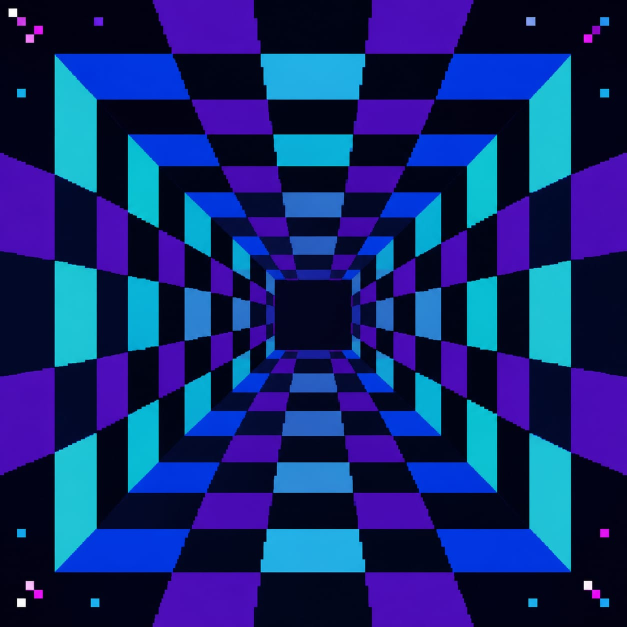
#> input picture assets/texture-sources/demo-scene-tunnel-raw.jpg, 1254 x 1254 px (shown at 1/2 size)
$ python build_demo_scene_tunnel.py
#> lines starting #> are read from the running program, lines starting #| are printed output that depends on the picture
### tools/theme_writer.py
"""Reusable writer for N64FlashcartMenu V1 theme PNG packages."""

from __future__ import annotations

import math
import struct
import zlib
from collections import namedtuple
from pathlib import Path
from typing import Iterable

from PIL import Image


WIDTH = 64
# Regions retain byte-sized origins.  A 32px texture can therefore start as
# late as row 255 and extend through row 286.
MAX_HEIGHT = 287
MAX_STATIC_WIDTH = 640
MAX_STATIC_HEIGHT = 480
NAME = 1
FAMILY = 2
COLORS = 3
BACKGROUND = 4
REGIONS = 5
TAB_GEOMETRY = 6
INTERNAL_BORDER = 7
TEXTURE_ANIMATION = 8
PARAMETER_ANIMATION = 9
TEXTURE_ORIGIN = 10

# Animation flag bits shared by Type 8 texture animation and Type 9 parameter
# animation. Combining PING_PONG | INTERPOLATE is valid; LOOP and PING_PONG
# are mutually exclusive playback modes.
ANIMATION_LOOP = 0
ANIMATION_PING_PONG = 1 << 0
ANIMATION_ONCE = 1 << 1
ANIMATION_REVERSED = 1 << 2
ANIMATION_INTERPOLATE = 1 << 3

# Rotation is expressed in radians per 60 Hz tick. Large fullscreen repeating
# fields can cause discomfort well below the format's technical ±0.25 limit,
# so authored themes use this conservative ceiling unless a future validator
# grants an explicit, reviewed exception.
COMFORTABLE_ROTATION_LIMIT = 0.001

COLOR_NAMES = (
    "background panel border text muted_text accent highlight tab_inactive "
    "tab_active shadow success warning gradient_tl gradient_tr gradient_bl gradient_br"
).split()
Palette = namedtuple("Palette", COLOR_NAMES)
ParameterFrame = namedtuple("ParameterFrame", (
    "background panel border text muted_text accent highlight tab_inactive "
    "tab_active shadow success warning gradient_tl gradient_tr gradient_bl gradient_br "
    "gradient_speed gradient_warp layer0_scale layer1_scale layer0_dx layer0_dy "
    "layer1_dx layer1_dy rotation layer0_alpha layer1_alpha layer0_texture layer1_texture"
), defaults=(None,) * 29)
Rectangle = namedtuple("Rectangle", "x y width height", defaults=(0, 0, 0, 0))
Animation = namedtuple("Animation", "frame_ticks flags columns", defaults=(0, 0, 1))
ParameterAnimation = namedtuple("ParameterAnimation", "frames animation")
PackedArtwork = namedtuple("PackedArtwork", "image rectangles")
TextureRegions = namedtuple("TextureRegions", "layer0 layer1 border",
                            defaults=(Rectangle(), Rectangle(), Rectangle()))
DualTextureBackground = namedtuple("DualTextureBackground", (
    "layer0_scale layer1_scale layer0_dx layer0_dy layer1_dx layer1_dy "
    "rotation layer0_alpha layer1_alpha"))


def _uint(value: int, bits: int, label: str) -> int:
    value = int(value)
    if not 0 <= value < 1 << bits:
        raise ValueError(f"{label} must be 0..{(1 << bits) - 1}")
    return value


def _finite(value: float, label: str) -> float:
    value = float(value)
    if not math.isfinite(value):
        raise ValueError(f"{label} must be finite")
    return value


def rgba(hex_rgb: str, alpha: int = 255) -> tuple[int, int, int, int]:
    """Create an RGBA tuple from a six-digit hexadecimal RGB string."""
    if len(hex_rgb) != 6:
        raise ValueError("RGB colors must contain exactly six hexadecimal digits")
    try:
        rgb = bytes.fromhex(hex_rgb)
    except ValueError as error:
        raise ValueError("RGB colors must contain hexadecimal digits") from error
    return (*rgb, _uint(alpha, 8, "alpha"))


def lerp_rgba(left, right, amount: float, alpha: int | None = None
              ) -> tuple[int, int, int, int]:
    """Interpolate two RGBA tuples or hex RGB strings with clamped rounding."""
    if isinstance(left, str):
        left = rgba(left)
    if isinstance(right, str):
        right = rgba(right)
    if len(left) != 4 or len(right) != 4:
        raise ValueError("interpolated colors must be RGBA tuples or hex RGB strings")
    amount = _finite(amount, "color interpolation amount")
    if not 0 <= amount <= 1:
        raise ValueError("color interpolation amount must be 0..1")
    result = tuple(round(a + (b - a) * amount) for a, b in zip(left, right))
    if alpha is not None:
        result = (*result[:3], _uint(alpha, 8, "alpha"))
    return result


def close_seams(image: Image.Image) -> Image.Image:
    """Return an RGBA image whose opposite edge pixels match exactly."""
    output = image.convert("RGBA")
    if output.width < 2 or output.height < 2:
        raise ValueError("seam closure needs an image at least 2x2 pixels")
    pixels = output.load()
    for y in range(output.height):
        value = tuple((pixels[0, y][channel] + pixels[output.width - 1, y][channel]) // 2
                      for channel in range(4))
        pixels[0, y] = pixels[output.width - 1, y] = value
    for x in range(output.width):
        value = tuple((pixels[x, 0][channel] + pixels[x, output.height - 1][channel]) // 2
                      for channel in range(4))
        pixels[x, 0] = pixels[x, output.height - 1] = value
    return output


# [21 lines left out: function quantize_fixed_palette, not called in this run]


def palette(*colors) -> Palette:
    """Build the required sixteen-color palette from RGBA tuples or hex strings."""
    if len(colors) != len(COLOR_NAMES):
        raise ValueError("a theme palette must contain sixteen colors")
    normalized = []
    for color in colors:
        if isinstance(color, str):
            color = rgba(color)
        elif len(color) == 2 and isinstance(color[0], str):
            color = rgba(*color)
        if len(color) != 4:
            raise ValueError("palette colors must be RGBA tuples")
        normalized.append(tuple(_uint(channel, 8, "color channel") for channel in color))
    return Palette(*normalized)


def colors_record(colors: Palette) -> tuple[int, bytes]:
    """Encode a sixteen-color theme palette."""
    return COLORS, b"".join(bytes(color) for color in colors)


# [5 lines left out: function decode_palette, not called in this run]


def text_record(kind: int, value: str) -> tuple[int, bytes]:
    """Encode a theme name or family."""
    if kind not in (NAME, FAMILY):
        raise ValueError("text records are only valid for name and family")
    encoded = value.encode("ascii")
    if not 1 <= len(encoded) <= 63 or b"\0" in encoded:
        raise ValueError("theme text must be 1..63 non-NUL ASCII bytes")
    return kind, encoded


# [6 lines left out: function gradient_background, not called in this run]


def static_image_background() -> tuple[int, bytes]:
    """Use the complete artwork image as a non-repeating static background."""
    return BACKGROUND, bytes((5,))


def dual_texture_background(layer0_scale: float, layer1_scale: float,
                            layer0_dx: float, layer0_dy: float,
                            layer1_dx: float, layer1_dy: float,
                            rotation: float = 0, layer0_alpha: int = 255,
                            layer1_alpha: int = 255) -> tuple[int, bytes]:
    """Encode a dual-layer UV background without exposing binary packing."""
    values = tuple(_finite(value, "texture parameter") for value in (
        layer0_scale, layer1_scale, layer0_dx, layer0_dy,
        layer1_dx, layer1_dy, rotation))
    if not all(0.015625 <= scale <= 16 for scale in values[:2]):
        raise ValueError("texture scales must be 0.015625..16")
    if not all(-4 <= velocity <= 4 for velocity in values[2:6]):
        raise ValueError("texture velocities must be -4..4")
    if not -0.25 <= values[6] <= 0.25:
        raise ValueError("texture rotation must be -0.25..0.25")
    return (BACKGROUND, bytes((1,)) + struct.pack("<7f", *values)
            + bytes((_uint(layer0_alpha, 8, "layer 0 alpha"),
                     _uint(layer1_alpha, 8, "layer 1 alpha"))))


# [13 lines left out: functions decode_dual_texture_background, texture_origin, not called in this run]


def internal_border(style: int) -> tuple[int, bytes]:
    """Select one of the built-in border styles."""
    return INTERNAL_BORDER, bytes((_uint(style, 8, "border style"),))


def texture_animations(layer0_frames: int, layer0: Animation,
                       layer1_frames: int = 0,
                       layer1: Animation = Animation()) -> tuple[int, bytes]:
    """Encode animation descriptors for the two texture layers."""
    return (TEXTURE_ANIMATION,
            _pack_animation_for_frames(layer0, layer0_frames)
            + _pack_animation_for_frames(layer1, layer1_frames))


def regions_record(regions: TextureRegions, y_offset: int = 0) -> tuple[int, bytes]:
    """Encode atlas rectangles, applying the final PNG artwork-row offset."""
    packed = bytearray()
    for rectangle in regions:
        values = (rectangle.x, rectangle.y + y_offset if rectangle.height else 0,
                  rectangle.width, rectangle.height)
        packed.extend(_uint(value, 8, "region coordinate") for value in values)
    return REGIONS, bytes(packed)


def tlv(kind: int, value: bytes) -> bytes:
    return bytes((_uint(kind, 8, "record type"),)) + struct.pack(
        "<H", _uint(len(value), 16, "record length")) + value


def _pack_animation_for_frames(animation: Animation, frame_count: int) -> bytes:
    frame_count = _uint(frame_count, 8, "frame count")
    if frame_count == 0:
        return b"\0" * 5
    columns = _uint(animation.columns, 8, "animation columns")
    frame_ticks = _uint(animation.frame_ticks, 16, "animation frame ticks")
    flags = _uint(animation.flags, 8, "animation flags")
    if flags & 0xF0 or flags & 0x03 == 0x03:
        raise ValueError("animation flags contain an unsupported playback mode")
    if frame_count == 1:
        if columns not in (0, 1) or frame_ticks or flags:
            raise ValueError("single-frame animations cannot have playback settings")
        return b"\1\0\0\0\0"
    if not columns or not frame_ticks:
        raise ValueError("multi-frame animations need columns and nonzero frame ticks")
    return struct.pack("<BBHB", frame_count, columns, frame_ticks, flags)


# [78 lines left out: functions read_metadata, record_value, replace_record, decode_regions, not called in this run]


def pack_artwork(images: Iterable[Image.Image], start_y: int = 0) -> PackedArtwork:
    """Shelf-pack images into a 64-pixel-wide transparent RGBA atlas."""
    sources = [image.convert("RGBA") for image in images]
    positions = []
    x, y, row_height = 0, start_y, 0
    for image in sources:
        if image.width > WIDTH or image.height > 255:
            raise ValueError("artwork exceeds theme PNG limits")
        if x and x + image.width > WIDTH:
            x, y, row_height = 0, y + row_height, 0
        positions.append(Rectangle(x, y, image.width, image.height))
        x += image.width
        row_height = max(row_height, image.height)
    height = y + row_height
    if height >= MAX_HEIGHT:
        raise ValueError(f"packed artwork exceeds {MAX_HEIGHT - 1} rows")
    atlas = Image.new("RGBA", (WIDTH, max(height, start_y)), (0, 0, 0, 0))
    for image, rectangle in zip(sources, positions):
        atlas.alpha_composite(image, (rectangle.x, rectangle.y))
    return PackedArtwork(atlas, tuple(positions))


def pack_after_parameters(parameter_sheet: Image.Image,
                          images: Iterable[Image.Image]) -> PackedArtwork:
    """Put parameter bytes first, then shelf-pack visible artwork below them."""
    packed = pack_artwork(images, parameter_sheet.height)
    packed.image.alpha_composite(parameter_sheet.convert("RGBA"), (0, 0))
    return packed


def _channel_bytes(channel: int, value) -> bytes:
    if channel < 16:
        packed = bytes(value)
        if len(packed) != 4:
            raise ValueError("animated colors must be RGBA tuples")
        return packed
    if channel < 25:
        value = float(value)
        if not math.isfinite(value):
            raise ValueError("animated floats must be finite")
        return struct.pack("<f", value)
    value = int(value)
    if not 0 <= value <= 255:
        raise ValueError("animated byte channels must be 0..255")
    return bytes((value,))


def pack_parameter_animation(spec: ParameterAnimation,
                             metadata_rows: int = 1
                             ) -> tuple[tuple[int, bytes], Image.Image]:
    """Encode a sparse animation and its opaque RGB parameter sheet."""
    frames = tuple(spec.frames)
    if not frames:
        raise ValueError("parameter animation needs at least one frame")
    _uint(len(frames), 8, "parameter frame count")
    _uint(metadata_rows, 8, "metadata rows")
    present = [set(i for i, value in enumerate(frame) if value is not None) for frame in frames]
    if any(channels != present[0] for channels in present[1:]):
        raise ValueError("every parameter frame must specify the same channels")
    channels = sorted(present[0])
    if not channels:
        raise ValueError("parameter animation mask cannot be empty")
    mask = sum(1 << channel for channel in channels)
    payloads = [b"".join(_channel_bytes(channel, frame[channel]) for channel in channels)
                for frame in frames]
    frame_width = (len(payloads[0]) + 2) // 3
    requested_columns = _uint(spec.animation.columns, 8, "animation columns")
    columns = min(requested_columns, WIDTH // frame_width, len(frames))
    if columns <= 0:
        raise ValueError("parameter frames do not fit the theme width")
    rows = (len(frames) + columns - 1) // columns
    sheet = Image.new("RGBA", (WIDTH, rows), (0, 0, 0, 0))
    pixels = sheet.load()
    for index, payload in enumerate(payloads):
        padded = payload.ljust(frame_width * 3, b"\0")
        origin_x = index % columns * frame_width
        origin_y = index // columns
        for x in range(frame_width):
            pixels[origin_x + x, origin_y] = (*padded[x * 3:x * 3 + 3], 255)
    animation = _pack_animation_for_frames(spec.animation._replace(columns=columns), len(frames))
    record = struct.pack("<I", mask) + bytes((0, metadata_rows, frame_width, 1)) + animation
    return (PARAMETER_ANIMATION, record), sheet


def write_theme(output: Path, records: Iterable[tuple[int, bytes]], artwork: Image.Image,
                metadata_rows: int = 1) -> None:
    records = tuple(records)
    metadata_rows = _uint(metadata_rows, 8, "metadata rows")
    if not 1 <= metadata_rows <= 4:
        raise ValueError("metadata rows must be 1..4")
    body = b"".join(tlv(kind, value) for kind, value in records) + b"\0\0\0"
    header = b"N64T" + bytes((1, metadata_rows))
    header += struct.pack("<HII", 16 + len(body), 0, zlib.crc32(body)) + body
    capacity = metadata_rows * WIDTH * 3
    if len(header) > capacity:
        raise ValueError("theme metadata exceeds its declared rows")
    header = header.ljust(capacity, b"\0")
    rgba = artwork.convert("RGBA")
    static = any(kind == BACKGROUND and value == bytes((5,)) for kind, value in records)
    max_width = MAX_STATIC_WIDTH if static else WIDTH
    max_height = MAX_STATIC_HEIGHT if static else MAX_HEIGHT - metadata_rows
    if rgba.width < WIDTH or rgba.width > max_width or (not static and rgba.width != WIDTH):
        raise ValueError(f"theme artwork width must be {WIDTH}" + (f"..{max_width}" if static else ""))
    if rgba.height < 1 or rgba.height > max_height:
        raise ValueError(f"theme artwork height must be 1..{max_height}")
    canvas = Image.new("RGBA", (rgba.width, metadata_rows + rgba.height), (0, 0, 0, 0))
    canvas.alpha_composite(rgba, (0, metadata_rows))
    pixels = canvas.load()
    for y in range(metadata_rows):
        for x in range(WIDTH):
            offset = (y * WIDTH + x) * 3
            pixels[x, y] = (*header[offset:offset + 3], 255)
    output.parent.mkdir(parents=True, exist_ok=True)
    canvas.save(output, optimize=True)

### tools/build_demo_scene_tunnel.py
#!/usr/bin/env python3
"""Build the comfort-aware Demo Scene Tunnel theme."""

from __future__ import annotations

import math
from pathlib import Path

from PIL import Image, ImageEnhance, ImageOps

from theme_writer import (
    ANIMATION_INTERPOLATE, Animation, FAMILY, NAME, ParameterAnimation,
    ParameterFrame, TextureRegions, close_seams, colors_record,
    dual_texture_background, internal_border, lerp_rgba, pack_after_parameters,
    pack_parameter_animation, palette, regions_record, text_record,
    texture_animations, write_theme,
)

ROOT = Path(__file__).resolve().parents[1]
SOURCE = ROOT / "assets" / "texture-sources" / "demo-scene-tunnel-raw.jpg"
OUTPUT = ROOT / "assets" / "themes" / "demo-scene-tunnel.png"
ROWS, SIZE, TUNNEL_FRAMES, SPARK_FRAMES = 2, 32, 8, 4

COLORS = palette(
    "020519", ("080d29", 228), "386fc6", "f0f5ff", "aab5d2",
    "22c2d8", "a65ce0", "121c49", "333477", "010207", "61c69b",
    "d7895d", "071033", "251750", "101e50", "4c286e",
)


def source_tile(source: Image.Image) -> Image.Image:
    image = ImageOps.fit(source.convert("RGB"), (SIZE, SIZE),
                         method=Image.Resampling.NEAREST)
    return close_seams(ImageEnhance.Contrast(image).enhance(1.18))


def tunnel_frames(source: Image.Image) -> list[Image.Image]:
    src = source.load(); frames = []
    center = (SIZE - 1) / 2
    for index in range(TUNNEL_FRAMES):
        frame = Image.new("RGBA", (SIZE, SIZE)); out = frame.load()
        phase = index / TUNNEL_FRAMES
        for y in range(SIZE):
            for x in range(SIZE):
                dx, dy = x - center, y - center
                radius = max(abs(dx), abs(dy))
                # Log-like ring coordinate advances inward while center stays fixed.
                ring = math.floor(math.log2(1 + radius) * 3.1 + phase * 2.0)
                quadrant = (x >= center) ^ (y >= center)
                branch = (ring + int(quadrant) + (index // 4)) & 3
                colors = ((2, 5, 20), (12, 38, 112), (16, 174, 212), (103, 35, 190))
                r, g, b = colors[branch]
                sr, sg, sb, _ = src[x, y]
                out[x, y] = (min(255, r + sr // 12), min(255, g + sg // 14),
                              min(255, b + sb // 12), 255)
        # Stable dark 4x4 core anchors the image throughout the travel cycle.
        for y in range(14, 18):
            for x in range(14, 18): out[x, y] = (1, 2, 14, 255)
        frames.append(close_seams(frame))
    return frames


def spark_frames() -> list[Image.Image]:
    frames = []
    for index in range(SPARK_FRAMES):
        frame = Image.new("RGBA", (SIZE, SIZE), (0, 0, 0, 0)); px = frame.load()
        for n in range(10):
            side = (n + index) & 3
            p = (n * 7 + index * 5) % SIZE
            x, y = ((p, 1) if side == 0 else (30, p) if side == 1
                    else (p, 30) if side == 2 else (1, p))
            px[x, y] = ((240, 110, 255, 255) if n % 3 else (160, 245, 255, 255))
        frame = close_seams(frame); px = frame.load()
        for y in range(SIZE):
            for x in range(SIZE):
                r, g, b, a = px[x, y]; px[x, y] = (r, g, b, 255 if a >= 128 else 0)
        frames.append(frame)
    return frames


def parameters() -> list[ParameterFrame]:
    selectors = (0, 1, 2, 3, 4, 5, 7, 6, 4, 2)
    depth = (0, .10, .23, .40, .62, .82, 1, .78, .45, .18)
    frames = []
    for index, (selector, z) in enumerate(zip(selectors, depth)):
        # Parameter scales interpolate geometrically in the renderer, producing
        # a logarithmic-feeling pulse without moving the center or rotating.
        frames.append(ParameterFrame(
            border=lerp_rgba("315fa8", "9d62db", z),
            accent=lerp_rgba("20a7c4", "c05edc", z),
            highlight=lerp_rgba("76d9e4", "f1c6ff", z),
            tab_active=lerp_rgba("29336c", "623286", z),
            layer0_scale=.205 + .050 * z,
            layer1_scale=.205 + .050 * z,
            layer1_alpha=44 + round(78 * z),
            layer0_texture=selector,
        ))
    return frames


def build() -> Path:
    tunnels, sparks = tunnel_frames(source_tile(Image.open(SOURCE))), spark_frames()
#> in source_tile, `image = ImageOps.fit(source.convert("RGB"), (SIZE, SIZE), method=Image..`:
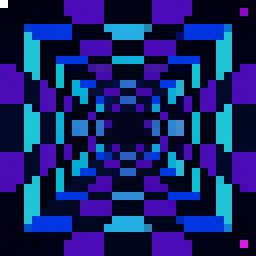
#> image: PIL image 32x32 RGB (shown 8 times larger); mean R, G, B 21.5, 34.8, 101.5
#> in close_seams, `output = image.convert("RGBA")`:
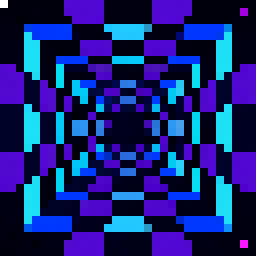
#> output: PIL image 32x32 RGBA (shown 8 times larger); mean R, G, B, A 21.6, 35.3, 112.1, 255
#> the loop in close_seams, `for y in range(output.height):` made 32 passes
#> value on passes 1 to 8: (127, 127, 134, 255), (0, 0, 13, 255), (0, 0, 14, 255), (0, 0, 15, 255), (0, 0, 16, 255), (0, 0, 19, 255), (0, 0, 19, 255), (0, 0, 19, 255)
#> the loop in close_seams, `for x in range(output.width):` made 32 passes
#> the loop in tunnel_frames, `for index in range(TUNNEL_FRAMES):` made 8 passes
#> pass 1, in close_seams (call 2), `output = image.convert("RGBA")`:
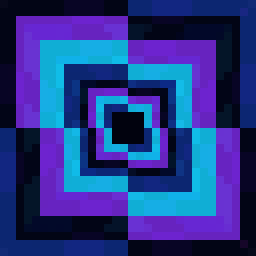
#> output: PIL image 32x32 RGBA (shown 8 times larger); mean R, G, B, A 37.5, 54.7, 133, 255
#> pass 2, in close_seams (call 3), `output = image.convert("RGBA")`:
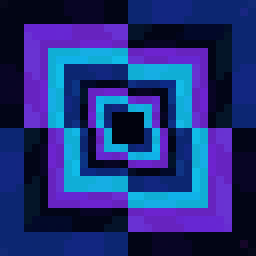
#> output: PIL image 32x32 RGBA (shown 8 times larger); mean R, G, B, A 32.1, 47.9, 121, 255
#> pass 3, in close_seams (call 4), `output = image.convert("RGBA")`:
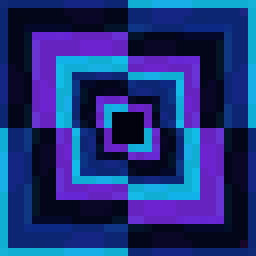
#> output: PIL image 32x32 RGBA (shown 8 times larger); mean R, G, B, A 29.7, 49.6, 120.8, 255
#> after the loop in tunnel_frames, `for index in range(TUNNEL_FRAMES):`:
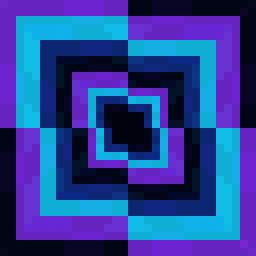
#> frame: PIL image 32x32 RGBA (shown 8 times larger); mean R, G, B, A 42, 65.8, 148.8, 255
#> after the loop in tunnel_frames, `for index in range(TUNNEL_FRAMES):`: frames = 8 items
#> in spark_frames, `frames = []`: frames = []
#> the loop in spark_frames, `for index in range(SPARK_FRAMES):` made 4 passes
#> pass 1, in close_seams (call 10), `output = image.convert("RGBA")`:
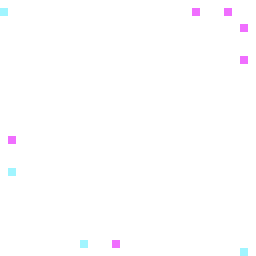
#> output: PIL image 32x32 RGBA (shown 8 times larger); mean R, G, B, A 2, 1.6, 2.5, 2.5; transparent parts drawn white
#> after the loop in spark_frames, `for index in range(SPARK_FRAMES):`: frames = 4 items
    parameter_record, sheet = pack_parameter_animation(
        ParameterAnimation(parameters(), Animation(42, ANIMATION_INTERPOLATE, 2)), ROWS)
#> (the rest of the program and of its run is left out)
